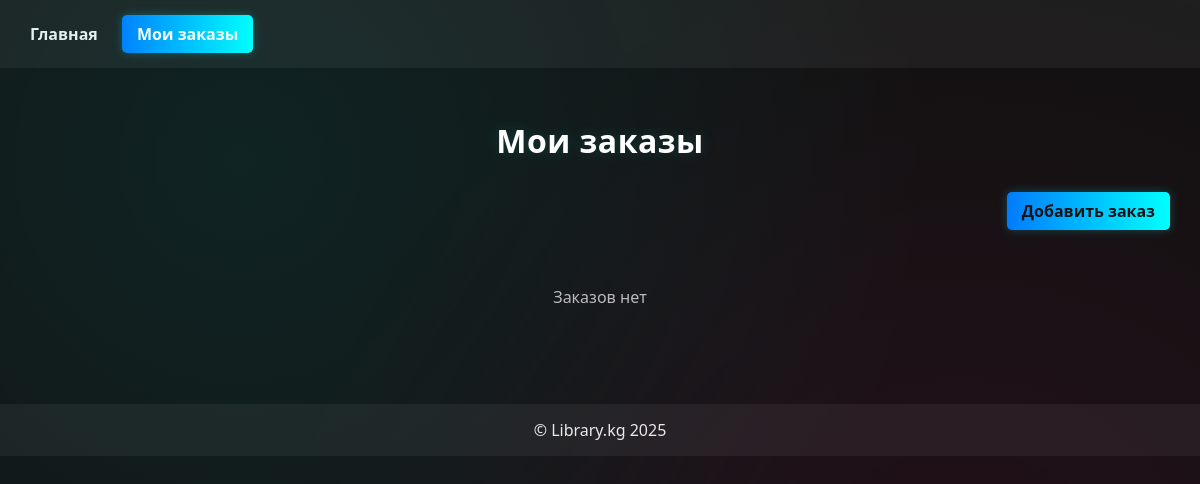
Page /basket/ on the earlier database version.
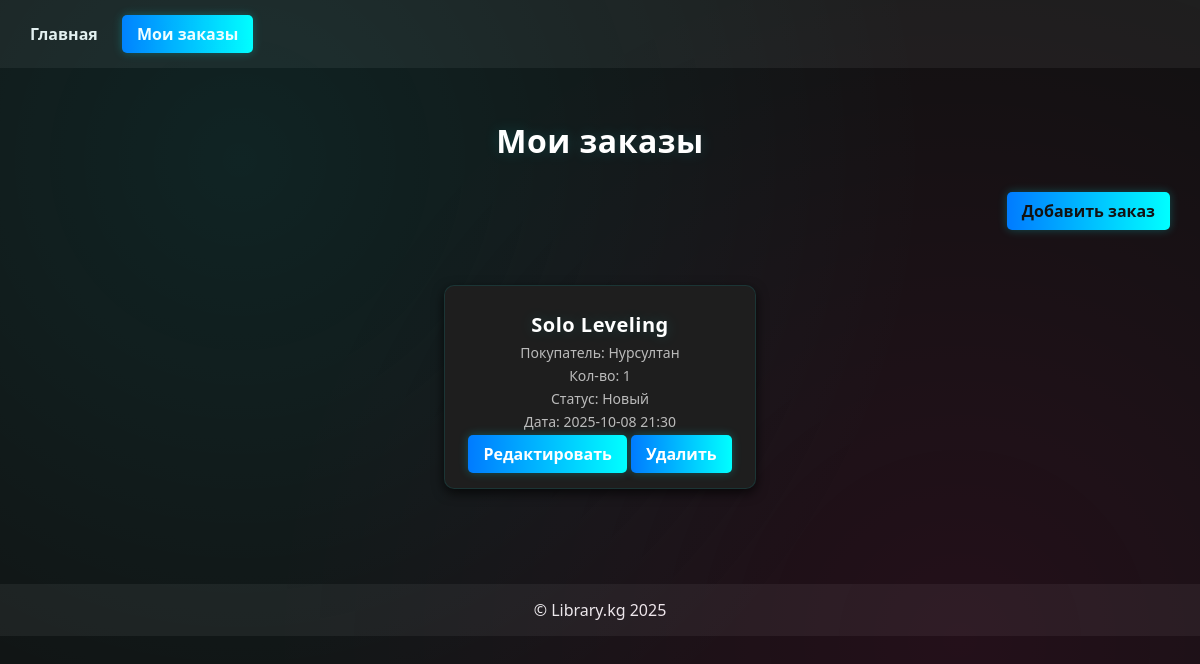
Same page on the later database version.
### basket/models.py (models this page shows, shortened)
class Order(models.Model):
    STATUS_CHOICES = (
        ('new', 'Новый'),
        ('processing', 'В обработке'),
        ('done', 'Выполнен'),
        ('cancelled', 'Отменён'),
    )
    customer_name = models.CharField("Имя покупателя", max_length=200)
    customer_phone = models.CharField("Телефон", max_length=50, blank=True)
    customer_email = models.EmailField("Email", blank=True)
    customer_address = models.TextField("Адрес", blank=True)
    book = models.ForeignKey('books.Books', on_delete=models.CASCADE, related_name='orders', verbose_name="Книга")
    quantity = models.PositiveIntegerField("Количество", default=1)
    status = models.CharField("Статус заказа", max_length=20, choices=STATUS_CHOICES, default='new')
    created_at = models.DateTimeField("Дата создания", auto_now_add=True)
    updated_at = models.DateTimeField("Дата обновления", auto_now=True)
    class Meta:
        verbose_name = "Заказ"
        verbose_name_plural = "Заказы"
        ordering = ['-created_at']

### books/models.py (models this page shows, shortened)
class Books(models.Model):
    title = models.CharField(max_length=100, verbose_name='Название книги')
    description = models.TextField(verbose_name='Описание книги')
    image = models.ImageField(upload_to='books/', verbose_name='Изображение книги')
    quantity_page = models.PositiveIntegerField(verbose_name='Количество страниц')
    author = models.CharField(max_length=100, blank=True, verbose_name='Автор книги')
    book_audio = models.URLField(blank=True, null=True, verbose_name='Ссылка на аудиокнигу')
    book_url = models.URLField(blank=True, null=True, verbose_name='Ссылка на книгу')
    created_at = models.DateTimeField(auto_now_add=True, null=True, verbose_name='Дата создания')
    class Meta:
        verbose_name = 'книга'
        verbose_name_plural = 'книги'

### basket/views.py (the view)
# urls.py: path('', views.order_list, name='order_list'),
def order_list(request):
    orders = Order.objects.all().order_by('-created_at')
    paginator = Paginator(orders, 10)
    page_number = request.GET.get('page')
    page_obj = paginator.get_page(page_number)
    return render(request, 'basket/order_list.html', {
        'orders': page_obj,
        'is_paginated': page_obj.has_other_pages(),
        'page_obj': page_obj
    })

### basket/templates/basket/order_list.html (shortened to what this page needs)
{% extends "base.html" %}
{% block content %}
<h1 style="text-align:center; margin-bottom:30px;">Мои заказы</h1>
<div style="text-align:right; margin-bottom:20px;">
    <a href="{% url 'basket:order_add' %}" class="btn btn-add">Добавить заказ</a>
</div>
<div class="books-grid">
  {% for order in orders %}
  <div class="book-card">
      <h2>{{ order.book.title }}</h2>
      <p>Покупатель: {{ order.customer_name }}</p>
      <p>Кол-во: {{ order.quantity }}</p>
      <p>Статус: {{ order.get_status_display }}</p>
      <p>Дата: {{ order.created_at|date:"Y-m-d H:i" }}</p>
      <a href="{% url 'basket:order_edit' order.pk %}" class="btn btn-edit">Редактировать</a>
      <a href="{% url 'basket:order_delete' order.pk %}" class="btn btn-delete">Удалить</a>
  </div>
  {% empty %}
    <p style="text-align:center; color:#bbb;">Заказов нет</p>
  {% endfor %}
</div>
{% endblock %}

Differences in the rows shown:
added Order: book "Solo Leveling", customer_name "Нурсултан", quantity "1", status "Новый", created_at "2025-10-08 21:30"
Other differences:
text no longer shown: "Заказов нет"
